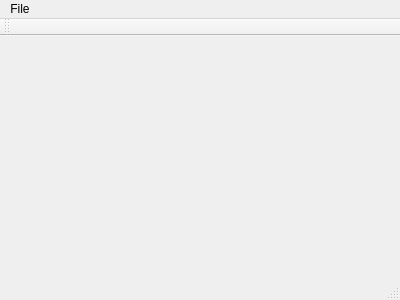
<?xml version="1.0" encoding="UTF-8"?>
<ui version="4.0">
 <class>MainWindow</class>
 <widget class="QMainWindow" name="MainWindow">
  <property name="geometry">
   <rect>
    <x>0</x>
    <y>0</y>
    <width>400</width>
    <height>300</height>
   </rect>
  </property>
  <property name="windowTitle">
   <string>MainWindow</string>
  </property>
  <widget class="QWidget" name="centralWidget">
   <widget class="QWidget" name="gridLayoutWidget">
    <property name="geometry">
     <rect>
      <x>40</x>
      <y>10</y>
      <width>311</width>
      <height>201</height>
     </rect>
    </property>
    <layout class="QGridLayout" name="gridLayout"/>
   </widget>
  </widget>
  <widget class="QMenuBar" name="menuBar">
   <property name="geometry">
    <rect>
     <x>0</x>
     <y>0</y>
     <width>400</width>
     <height>25</height>
    </rect>
   </property>
   <widget class="QMenu" name="menuFile">
    <property name="title">
     <string>File</string>
    </property>
    <addaction name="actionOpen_file"/>
   </widget>
   <addaction name="menuFile"/>
  </widget>
  <widget class="QToolBar" name="mainToolBar">
   <attribute name="toolBarArea">
    <enum>TopToolBarArea</enum>
   </attribute>
   <attribute name="toolBarBreak">
    <bool>false</bool>
   </attribute>
  </widget>
  <widget class="QStatusBar" name="statusBar"/>
  <action name="actionOpen_file">
   <property name="text">
    <string>Open file</string>
   </property>
  </action>
 </widget>
 <layoutdefault spacing="6" margin="11"/>
 <resources/>
 <connections/>
</ui>
